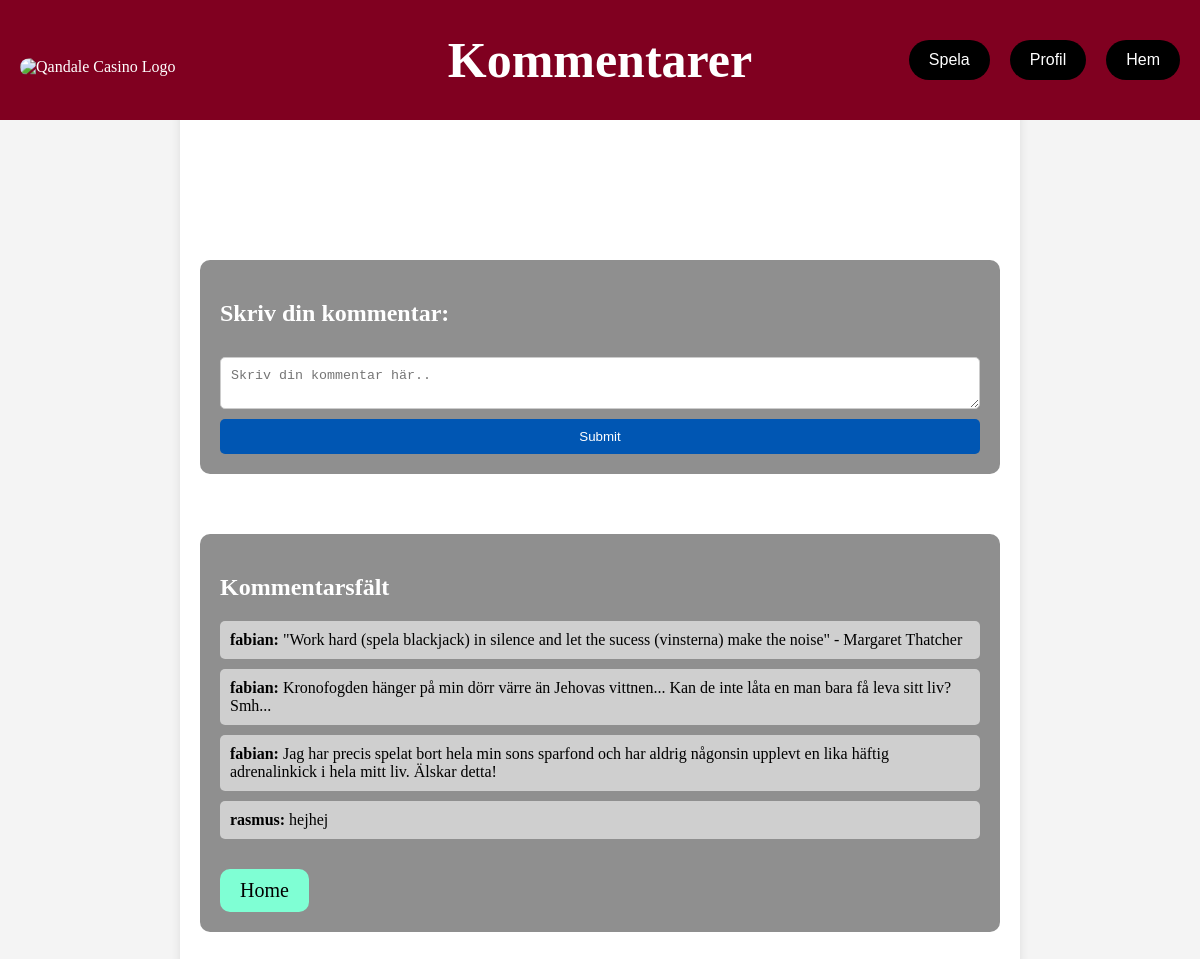
The page /displaycomments.php on the database as committed earlier.
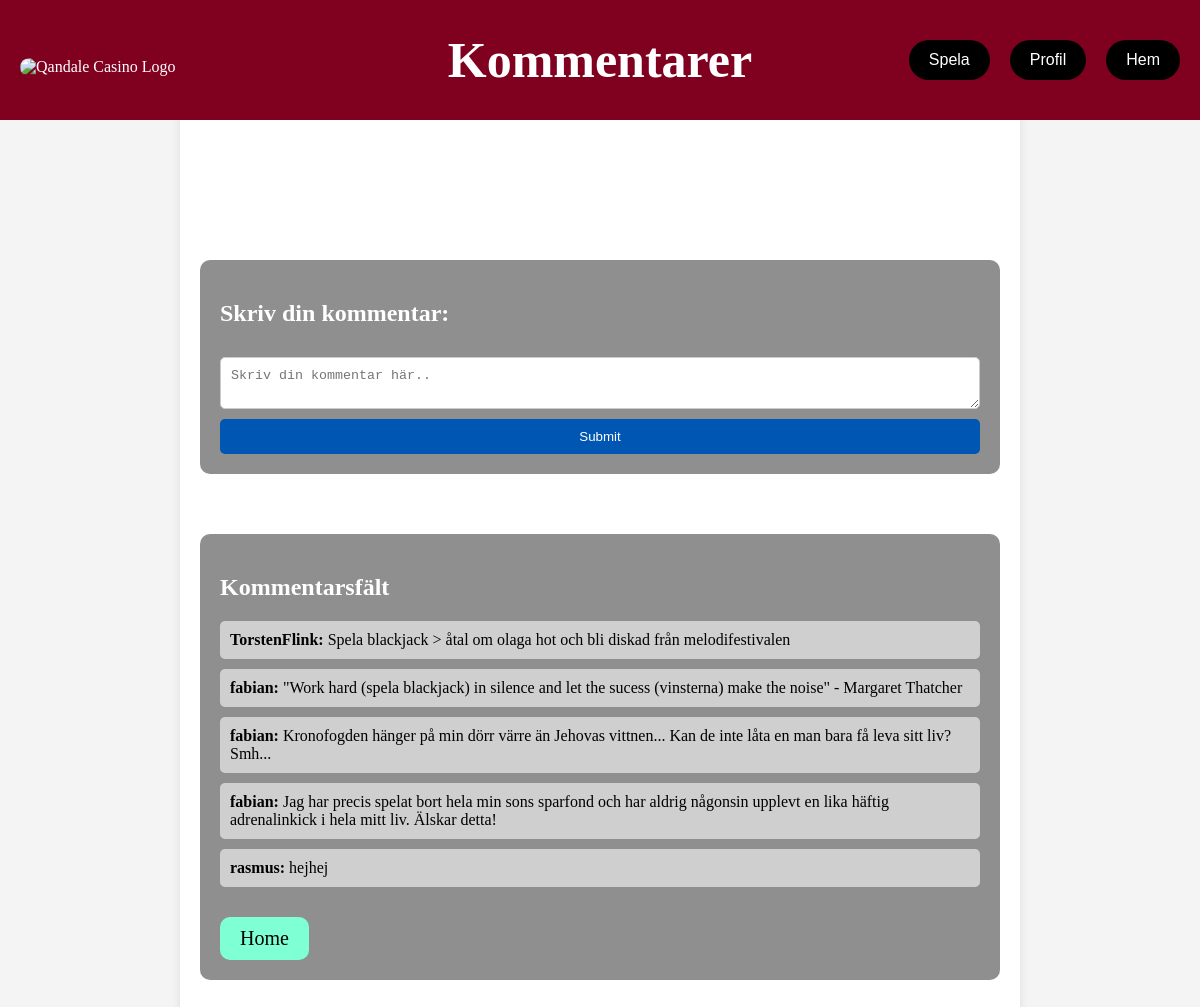
The same page on the database as committed later.
### tables this page shows
CREATE TABLE "Comments" (
	"commentID"	INTEGER PRIMARY KEY,
	"userID"	INTEGER,
	"comment"	TEXT,
	FOREIGN KEY("userID") REFERENCES "Users"("userID")
);

### displaycomments.php (the view, shortened to what this page needs)
<!DOCTYPE html>
<html lang="en">
<head>
    <link rel="stylesheet" href="displaycomments.css">
</head>
<body>
    <aside id="topbar">
        <div class="topbar-container">
            <img src="NyaQuandale.gif" alt="Qandale Casino Logo" class="topbar-logo" href="./index.php">
            <h1> Kommentarer</h1>
            <div class="button-container">
                <button onclick="navigateTo('casino.php')">Spela</button>
                <button onclick="navigateTo('profile.php')">Profil</button>
                <button onclick="navigateTo('index.php')">Hem</button>
            </div>
        </div>
    </aside>
    <main class="container">
        <section class="commentbox">
            <h2>Skriv din kommentar:</h2>
            <form action="addcomment.php" method="post">
                <textarea name="comment" placeholder="Skriv din kommentar här.." required></textarea>
                <button type="Skicka">Submit</button>
            </form>
        </section>
        <section class="commentsection" id="comments-section">
            <h2>Kommentarsfält</h2>
            <?php
            $db = new SQLite3("./db/database.db");
            $query = "SELECT Comments.comment, User.username
                      FROM Comments
                      JOIN User ON Comments.userID = User.userID
                      ORDER BY Comments.commentID DESC";
            $result = $db->query($query);
            while ($row = $result->fetchArray()) {
                echo "<p><b>{$row['username']}:</b> {$row['comment']}</p>";
            }
            ?>
            <a href="./index.php" class="home-button">Home</a>
        </section>
    </main>
</body>
</html>

### displaycomments.css (style rules this page uses)
body, html { margin: 0; padding: 0; background-color: #f4f4f4; height: 100%; }
#topbar { width: 100%; background-color: #800020; color: white; display: flex; justify-content: center; align-items: center; box-sizing: border-box; padding: 60px 0; top: 0px; position: absolute; }
.topbar-container { width: 100%; max-width: 1200px; display: flex; justify-content: space-between; align-items: center; padding: 0 20px; position: relative; }
h1 { position: absolute; font-size: 50px; left: 50%; transform: translateX(-50%); margin: 0; }
.topbar-logo { max-height: 150px; position: absolute; top: 80%; left: 20px; transform: translateY(-10%); border-radius: 80px; }
.button-container { display: flex; gap: 20px; right: 20px; position: absolute; top: 50%; transform: translateY(-50%); }
.button-container button { height: 40px; padding: 10px 20px; font-size: 16px; cursor: pointer; background-color: rgb(0, 0, 0); border: none; border-radius: 20px; color: white; text-decoration: none; display: flex; align-items: center; justify-content: center; }
.container { width: 80%; max-width: 800px; margin: 20px auto; padding: 20px; padding-top: 180px; background: white; border-radius: 10px; box-shadow: 0 0 10px rgba(0, 0, 0, 0.1); }
.commentbox, .commentsection { margin: 60px 0; padding: 20px; border-radius: 10px; background: #8f8f8f; color: white; }
.commentbox form { display: flex; flex-direction: column; }
.commentbox textarea { margin: 10px 0; padding: 10px; border-radius: 5px; border: 1px solid #ccc; resize: vertical; }
.commentbox button { padding: 10px 20px; border: none; border-radius: 5px; background: #0056b3; color: white; cursor: pointer; transition: background 0.3s; }
.commentsection p { margin: 10px 0; padding: 10px; background: #cfcfcf; border-radius: 5px; color: black; }
.home-button { display: inline-block; margin-top: 20px; padding: 10px 20px; background: aquamarine; border-radius: 10px; text-decoration: none; color: black; font-size: 20px; transition: background 0.3s; }

Rows that differ between the two databases and show on the page:
added comments: username "TorstenFlink", comment "Spela blackjack > åtal om olaga hot och bli diskad från melodifestivalen"
